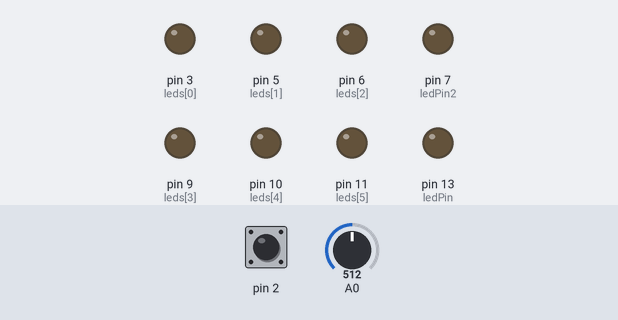
Bench run of a sketch on a simulated Arduino Uno, built with avr-gcc and run on an emulated ATmega328P. Shown: output pins drawn as LEDs (lit = HIGH). Inputs (shaded band) come from the test bench; at power-on: A0 = 512, pin 2 HIGH.

Above: at 1.2 s.
1.3 s: A0 set to 88
2.8 s: A0 set to 75
At 3.1 s:
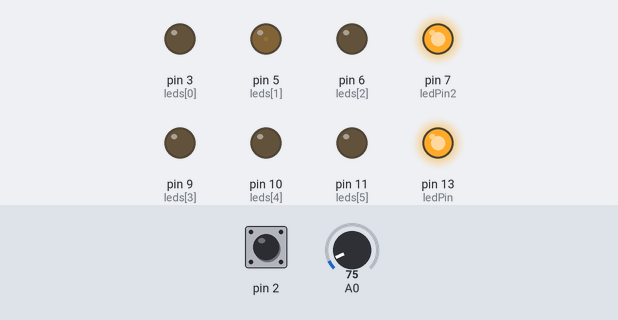
5.8 s: A0 set to 122
At 8.72 s:
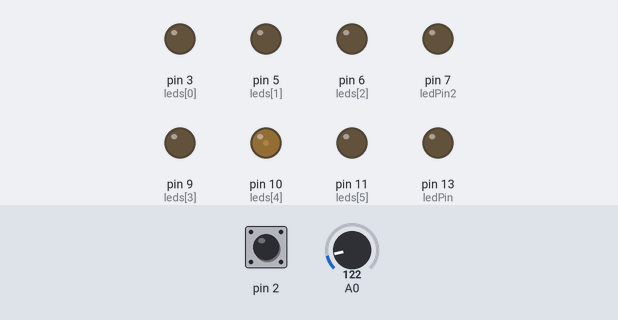
8.8 s: pin 2 pulled LOW for 0.15 s
At 10.06 s:
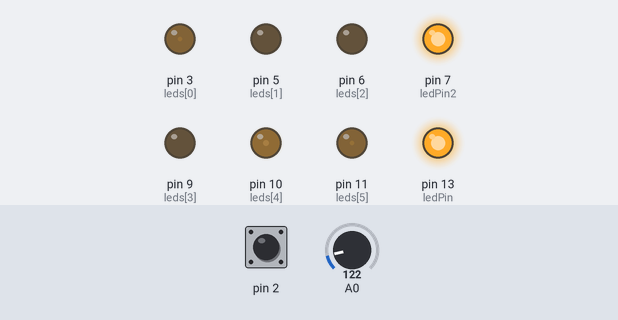
11.8 s: pin 2 pulled LOW for 1 s
14.8 s: pin 2 pulled LOW for 0.15 s
At 18.58 s:
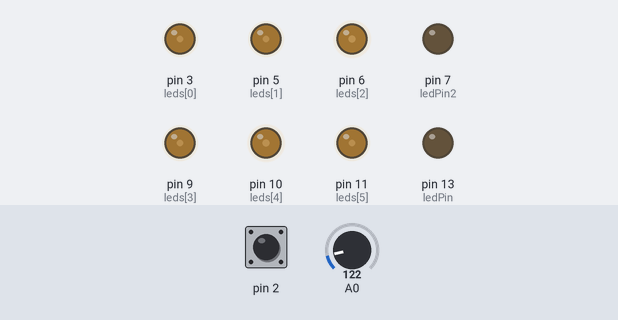
Timing chart, 0 to 18.8 s (numbered marks = the images above; inputs shaded):
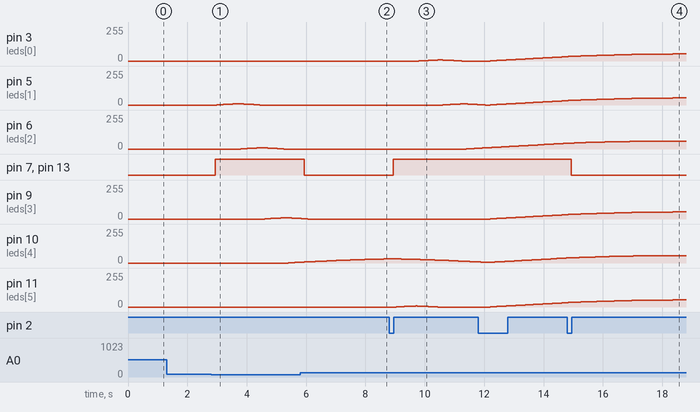

Measured:
- the behaviour switches between 81 and 80 on A0 (found by bisection; images 0 and 1)
- after the input at 1.3 s, every drawn part: stays the same
- after the input at 2.8 s, pin 5 (leds[1]), pin 6 (leds[2]): rises from 0/255 to 10/255 in 0.70 s, then falls to 0/255 in 0.75 s
- after the input at 5.8 s, pin 3 (leds[0]): stays 0/255 (without the input it goes to 1/255 after 1.2 s); pin 5 (leds[1]): stays 0/255 (without the input it goes to 1/255 after 2.0 s)
- after the input at 8.8 s, pin 3 (leds[0]): rises from 0/255 to 8/255 in 0.64 s, then falls to 0/255 in 0.80 s; pin 5 (leds[1]): rises from 0/255 to 9/255 in 0.70 s, then falls to 3/255 in 0.48 s
- after the input at 14.8 s, pin 7 (ledPin2), pin 13 (ledPin): HIGH → LOW after 0.13 s

The sketch:

Nightlight.ino
```cpp
//Capacitive sensor
#include <CapacitiveSensor.h>
CapacitiveSensor   cs_4_2 = CapacitiveSensor(4, 2);

// Set up LED display
int ledState;
int ledSpeed = 800; // Speed at which the LEDs animate.
byte maxBrightness = 255;
byte ledsVal[] = {0, 0, 0, 0, 0, 0}; // The (starting) brightness value of all of the pins.
byte ledsDir[] = {0, 0, 0, 0, 0, 0};
int ledsMax[] = {1000, 1000, 1000, 1000, 1000, 1000};
int ledsMin[] = {0, 0, 0, 0, 0, 0};

// Variables for writing to the LEDs. You should not need to change these:
int leds[] = {3, 5, 6, 9, 10, 11};
int fadeSpeed = 5;
int fadePreviousMillis;
int pinCount = 6;
int prevLedTime;
int ledsSwitch;

//UV light variables
int ledPin = 13;
int ledPin2 = 7;

// Variables for logic
int i;
int prevTime; // a variable for the logic timing
int interval = 500; // length of time for logic time
int touched;
int stateVar;
int lightVar;

//light sensore variables
int darkVar;
int darkState;

void setup() {
  for (int thisPin = 0; thisPin < pinCount; thisPin++) {
    pinMode(leds[thisPin], OUTPUT);
  }
  pinMode(ledPin, OUTPUT);
  pinMode(ledPin2, OUTPUT);
  Serial.begin(9600);
  Serial.println();
}

void loop() {
  darkSense();
  touchSense();
  logic();
  updateLED();
}
```

display.ino
```cpp
int anime01() { // a function to reduce the brightness of leds so they fade out.
  int currentTime = millis(); // check the time
  ledsMax[ledState] = 3000;
  if (currentTime - prevLedTime >= ledSpeed) { //if enough time has gone by:
    ledsDir[ledState] = 0;
    ledState++;
    if (ledState == 6) ledState = 0;
    ledsDir[ledState] = 3;
    prevLedTime = currentTime;
  }
}


int anime02() {
  int currentTime = millis();
  if (currentTime - prevLedTime >= ledSpeed) {
    for (int i = 0; i < 6; i++) {
      ledsMax[i] = 1000;
      ledsDir[i] = 1;
    }
    ledSpeed = 1000;
    prevLedTime = currentTime;
  }
}

int updateLED() {
  unsigned long currentMillis = millis();
  if (currentMillis - fadePreviousMillis >= fadeSpeed) {
    for (int i = 0; i < pinCount; i++) {
      switch (ledsDir[i]) {
        case 0: // stay at 0 or fade down to 0
          if (ledsVal[i] > 0) ledsVal[i]--;
          break;
        case 1: // fading up and down - up
          ledsVal[i]++;
          if (ledsVal[i] >= 255) ledsDir[i] = 2;
          break;
        case 2: // fading up and down - down
          ledsVal[i]--;
          if (ledsVal[i] <= 0) ledsDir[i] = 1;
          break;
        case 3: // stay at 255 or fade up to 255
          if (ledsVal[i] < 255) ledsVal[i]++;
          break;
        default:
          Serial.println("default");
          break;
      }
      int x = map(ledsVal[i], 0, 300, 0, maxBrightness);
      analogWrite(leds[i], x);
      //Serial.println(ledsVal[1]);
      fadePreviousMillis = currentMillis;
    }
  }
}
```

logic.ino
```cpp
int logic() {
  switch (stateVar) {
    case (0): // daytime and lights are off
      digitalWrite(ledPin, LOW);
      digitalWrite(ledPin2, LOW);
      if (maxBrightness > 0) maxBrightness--;
      if (touched == 1) {
        stateVar = 2;
        touched = 2;
      }
      if (darkState == 1) {
        stateVar = 1;
      }
      break;
    case (1):
      lightVar = 1;
      digitalWrite(ledPin, HIGH);
      digitalWrite(ledPin2, HIGH);
      anime01();
      if (touched == 1) {
        stateVar = 2;
        touched = 2;
      }
      if (darkState == 0) {
        stateVar = 0;
      }
      break;
    case (2):
      lightVar = 1;
      digitalWrite(ledPin, HIGH);
      digitalWrite(ledPin2, HIGH);
      anime01();
      if (maxBrightness < 255) maxBrightness++;
      if (touched == 1) {
        stateVar = 3;
        touched = 2;
      }
      break;
    case (3): // touched
      lightVar = 1;
      digitalWrite(ledPin, HIGH);
      digitalWrite(ledPin2, HIGH);
      anime02();
      if (touched == 1) {
        stateVar = 0;
        touched = 2;
      }
      break;
  }
}
```

sense.ino
```cpp
int touchSense() { // a function to check the touch sensor and return the result
  long start = millis();
  long touchVar =  cs_4_2.capacitiveSensor(30);
  delay(50);
  switch (touched) {
    case 0:
      if (touchVar >= 450) touched = 1;
      break;
    case 1:
      break;
    case 2:
      if (touchVar < 450) touched = 0;
      break;
  }
}

int darkSense() {
  int darkVar = analogRead(A0);

  if (darkVar <= 80) {
    darkState = 1;
  } else {
    darkState = 0;
  }
}
```
